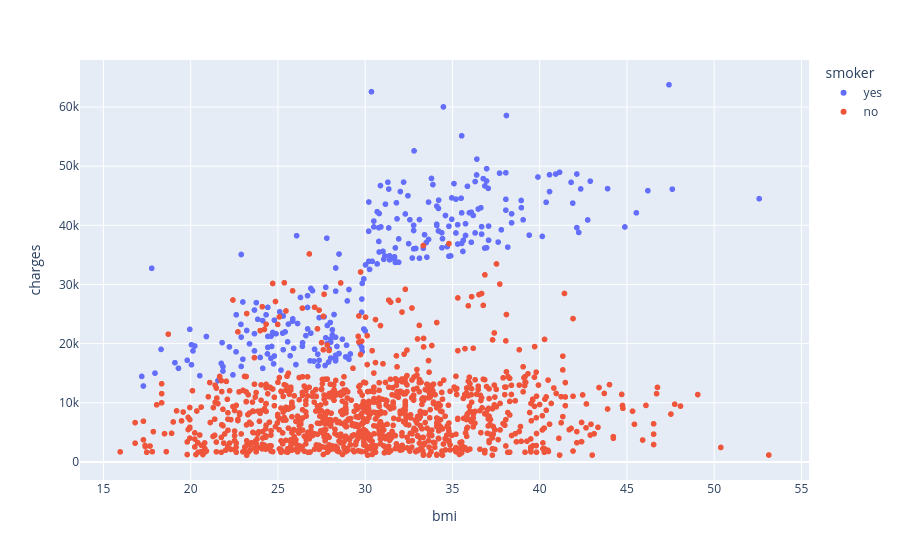

Notebook code for this chart:
### Code cell
fig = px.scatter(df, x="bmi", y="charges", color="smoker")
fig.show()

### Figure 1 — Plotly figure (JSON) as saved in the notebook; plotly's stock layout.template omitted (floating-point values rounded to 4 significant figures; data arrays with more than 128 entries replaced by an {"elided": "..."} marker saying what was removed)
{"data": [{"hovertemplate": "smoker=yes<br>bmi=%{x}<br>charges=%{y}<extra></extra>", "legendgroup": "yes", "marker": {"color": "#636efa", "symbol": "circle"}, "mode": "markers", "name": "yes", "showlegend": true, "type": "scattergl", "x": {"elided": "274 float values"}, "xaxis": "x", "y": {"elided": "274 float values"}, "yaxis": "y"}, {"hovertemplate": "smoker=no<br>bmi=%{x}<br>charges=%{y}<extra></extra>", "legendgroup": "no", "marker": {"color": "#EF553B", "symbol": "circle"}, "mode": "markers", "name": "no", "showlegend": true, "type": "scattergl", "x": {"elided": "1064 float values"}, "xaxis": "x", "y": {"elided": "1064 float values"}, "yaxis": "y"}], "layout": {"legend": {"title": {"text": "smoker"}, "tracegroupgap": 0}, "margin": {"t": 60}, "xaxis": {"anchor": "y", "domain": [0, 1], "title": {"text": "bmi"}}, "yaxis": {"anchor": "x", "domain": [0, 1], "title": {"text": "charges"}}}}
